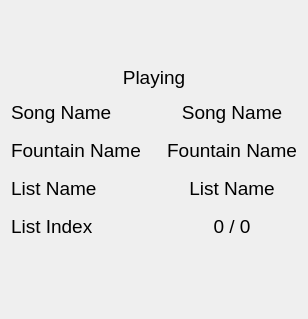
      <widget class="QFrame" name="frame_5">
       <property name="maximumSize">
        <size>
         <width>500</width>
         <height>16777215</height>
        </size>
       </property>
       <property name="frameShape">
        <enum>QFrame::NoFrame</enum>
       </property>
       <property name="frameShadow">
        <enum>QFrame::Raised</enum>
       </property>
       <layout class="QVBoxLayout" name="verticalLayout_7">
        <item>
         <layout class="QVBoxLayout" name="verticalLayout_30">
          <item>
           <layout class="QHBoxLayout" name="horizontalLayout_20">
            <item>
             <spacer name="horizontalSpacer_37">
              <property name="orientation">
               <enum>Qt::Horizontal</enum>
              </property>
              <property name="sizeHint" stdset="0">
               <size>
                <width>40</width>
                <height>20</height>
               </size>
              </property>
             </spacer>
            </item>
            <item>
             <widget class="StateView" name="playingView" native="true">
              <property name="minimumSize">
               <size>
                <width>48</width>
                <height>48</height>
               </size>
              </property>
              <property name="maximumSize">
               <size>
                <width>48</width>
                <height>48</height>
               </size>
              </property>
             </widget>
            </item>
            <item>
             <spacer name="horizontalSpacer_54">
              <property name="orientation">
               <enum>Qt::Horizontal</enum>
              </property>
              <property name="sizeHint" stdset="0">
               <size>
                <width>40</width>
                <height>20</height>
               </size>
              </property>
             </spacer>
            </item>
           </layout>
          </item>
          <item>
           <widget class="QLabel" name="label_50">
            <property name="minimumSize">
             <size>
              <width>50</width>
              <height>25</height>
             </size>
            </property>
            <property name="font">
             <font>
              <pointsize>14</pointsize>
             </font>
            </property>
            <property name="text">
             <string>Playing</string>
            </property>
            <property name="alignment">
             <set>Qt::AlignCenter</set>
            </property>
           </widget>
          </item>
         </layout>
        </item>
        <item>
         <layout class="QHBoxLayout" name="horizontalLayout_32">
          <item>
           <widget class="QLabel" name="songNameLabel_2">
            <property name="minimumSize">
             <size>
              <width>150</width>
              <height>32</height>
             </size>
            </property>
            <property name="maximumSize">
             <size>
              <width>150</width>
              <height>16777215</height>
             </size>
            </property>
            <property name="font">
             <font>
              <pointsize>14</pointsize>
             </font>
            </property>
            <property name="text">
             <string>Song Name</string>
            </property>
            <property name="alignment">
             <set>Qt::AlignLeading|Qt::AlignLeft|Qt::AlignVCenter</set>
            </property>
           </widget>
          </item>
          <item>
           <widget class="QLabel" name="songNameLabel">
            <property name="minimumSize">
             <size>
              <width>50</width>
              <height>32</height>
             </size>
            </property>
            <property name="font">
             <font>
              <pointsize>14</pointsize>
             </font>
            </property>
            <property name="text">
             <string>Song Name</string>
            </property>
            <property name="alignment">
             <set>Qt::AlignCenter</set>
            </property>
           </widget>
          </item>
         </layout>
        </item>
        <item>
         <layout class="QHBoxLayout" name="horizontalLayout_12">
          <item>
           <widget class="QLabel" name="fountainNameLabel_2">
            <property name="minimumSize">
             <size>
              <width>150</width>
              <height>32</height>
             </size>
            </property>
            <property name="maximumSize">
             <size>
              <width>150</width>
              <height>16777215</height>
             </size>
            </property>
            <property name="font">
             <font>
              <pointsize>14</pointsize>
             </font>
            </property>
            <property name="text">
             <string>Fountain Name</string>
            </property>
            <property name="alignment">
             <set>Qt::AlignLeading|Qt::AlignLeft|Qt::AlignVCenter</set>
            </property>
           </widget>
          </item>
          <item>
           <widget class="QLabel" name="fountainNameLabel">
            <property name="minimumSize">
             <size>
              <width>50</width>
              <height>32</height>
             </size>
            </property>
            <property name="font">
             <font>
              <pointsize>14</pointsize>
             </font>
            </property>
            <property name="text">
             <string>Fountain Name</string>
            </property>
            <property name="alignment">
             <set>Qt::AlignCenter</set>
            </property>
           </widget>
          </item>
         </layout>
        </item>
        <item>
         <layout class="QHBoxLayout" name="horizontalLayout_38">
          <item>
           <widget class="QLabel" name="listNameLabel_2">
            <property name="minimumSize">
             <size>
              <width>150</width>
              <height>32</height>
             </size>
            </property>
            <property name="maximumSize">
             <size>
              <width>150</width>
              <height>16777215</height>
             </size>
            </property>
            <property name="font">
             <font>
              <pointsize>14</pointsize>
             </font>
            </property>
            <property name="text">
             <string>List Name</string>
            </property>
            <property name="alignment">
             <set>Qt::AlignLeading|Qt::AlignLeft|Qt::AlignVCenter</set>
            </property>
           </widget>
          </item>
          <item>
           <widget class="QLabel" name="listNameLabel">
            <property name="minimumSize">
             <size>
              <width>50</width>
              <height>32</height>
             </size>
            </property>
            <property name="font">
             <font>
              <pointsize>14</pointsize>
             </font>
            </property>
            <property name="text">
             <string>List Name</string>
            </property>
            <property name="alignment">
             <set>Qt::AlignCenter</set>
            </property>
           </widget>
          </item>
         </layout>
        </item>
        <item>
         <layout class="QHBoxLayout" name="horizontalLayout_40">
          <item>
           <widget class="QLabel" name="currentIndexLabel_2">
            <property name="minimumSize">
             <size>
              <width>150</width>
              <height>32</height>
             </size>
            </property>
            <property name="maximumSize">
             <size>
              <width>150</width>
              <height>16777215</height>
             </size>
            </property>
            <property name="font">
             <font>
              <pointsize>14</pointsize>
             </font>
            </property>
            <property name="text">
             <string>List Index</string>
            </property>
            <property name="alignment">
             <set>Qt::AlignLeading|Qt::AlignLeft|Qt::AlignVCenter</set>
            </property>
           </widget>
          </item>
          <item>
           <widget class="QLabel" name="currentIndexLabel">
            <property name="minimumSize">
             <size>
              <width>50</width>
              <height>32</height>
             </size>
            </property>
            <property name="font">
             <font>
              <pointsize>14</pointsize>
             </font>
            </property>
            <property name="text">
             <string>0 / 0</string>
            </property>
            <property name="alignment">
             <set>Qt::AlignCenter</set>
            </property>
           </widget>
          </item>
         </layout>
        </item>
        <item>
         <layout class="QHBoxLayout" name="horizontalLayout_31">
          <item>
           <widget class="QLabel" name="timeIconLabel_7">
            <property name="minimumSize">
             <size>
              <width>60</width>
              <height>60</height>
             </size>
            </property>
            <property name="maximumSize">
             <size>
              <width>60</width>
              <height>60</height>
             </size>
            </property>
            <property name="text">
             <string/>
            </property>
            <property name="pixmap">
             <pixmap resource="../../resource.qrc">:/res/icons/options_day_only.svg</pixmap>
            </property>
            <property name="scaledContents">
             <bool>true</bool>
            </property>
            <property name="alignment">
             <set>Qt::AlignCenter</set>
            </property>
           </widget>
          </item>
          <item>
           <widget class="QLabel" name="timeIconLabel_8">
            <property name="minimumSize">
             <size>
              <width>60</width>
              <height>60</height>
             </size>
            </property>
            <property name="maximumSize">
             <size>
              <width>60</width>
              <height>60</height>
             </size>
            </property>
            <property name="text">
             <string/>
            </property>
            <property name="pixmap">
             <pixmap resource="../../resource.qrc">:/res/icons/options_no_wind_only.svg</pixmap>
            </property>
            <property name="scaledContents">
             <bool>true</bool>
            </property>
            <property name="alignment">
             <set>Qt::AlignCenter</set>
            </property>
           </widget>
          </item>
         </layout>
        </item>
       </layout>
      </widget>
